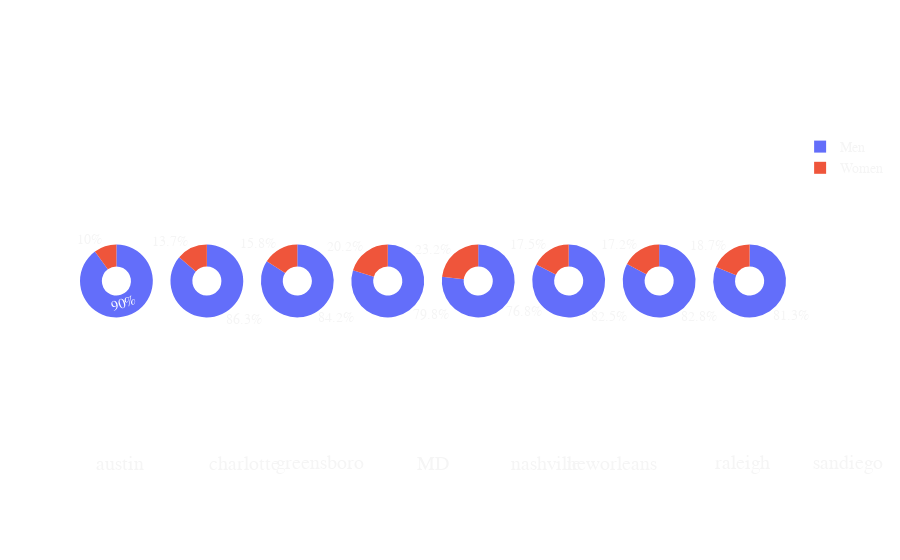

The code cell stored with this chart in its notebook:
### Code cell
list_spec = []
for i in range(len(list_name)):
    list_spec.append({'type':'domain'})

fig = make_subplots(rows=1, cols=len(list_name), specs=[list_spec])
for i in range(len(list_name)):
    fig.add_trace(go.Pie(labels=labels, values=[df["total_f"][i],df["total_m"][i]], name=list_name[i]),1, 1+i)

# Use `hole` to create a donut-like pie chart
fig.update_traces(hole=.4, hoverinfo="label+percent+name")

annotation_circle = []
for i in range(len(list_name)):
    annotation_circle.append(dict(text=list_name[i], x=0.02+i*0.16, y=-0.15, font_size=20, showarrow=False))
    
fig.update_layout(
    # Add annotations in the center of the donut pies.
    font = dict(size=14, family='Courier', color="#F5F5F5"),
    paper_bgcolor='rgba(0,0,0,0)',
    annotations=annotation_circle)
fig.show()
#pio.write_html(fig, file='MenWomenList.html', auto_open=True)

### Figure 1 — Plotly figure (JSON) as saved in the notebook; plotly's stock layout.template omitted (floating-point values rounded to 4 significant figures)
{"data": [{"domain": {"x": [0, 0.1031], "y": [0, 1]}, "hole": 0.4, "hoverinfo": "label+percent+name", "labels": ["Women", "Men"], "name": "austin", "type": "pie", "values": [1509, 13530]}, {"domain": {"x": [0.1281, 0.2312], "y": [0, 1]}, "hole": 0.4, "hoverinfo": "label+percent+name", "labels": ["Women", "Men"], "name": "charlotte", "type": "pie", "values": [12762, 80116]}, {"domain": {"x": [0.2562, 0.3594], "y": [0, 1]}, "hole": 0.4, "hoverinfo": "label+percent+name", "labels": ["Women", "Men"], "name": "greensboro", "type": "pie", "values": [5051, 26884]}, {"domain": {"x": [0.3844, 0.4875], "y": [0, 1]}, "hole": 0.4, "hoverinfo": "label+percent+name", "labels": ["Women", "Men"], "name": "MD", "type": "pie", "values": [5726, 22637]}, {"domain": {"x": [0.5125, 0.6156], "y": [0, 1]}, "hole": 0.4, "hoverinfo": "label+percent+name", "labels": ["Women", "Men"], "name": "nashville", "type": "pie", "values": [29292, 97119]}, {"domain": {"x": [0.6406, 0.7438], "y": [0, 1]}, "hole": 0.4, "hoverinfo": "label+percent+name", "labels": ["Women", "Men"], "name": "neworleans", "type": "pie", "values": [13148, 61978]}, {"domain": {"x": [0.7688, 0.8719], "y": [0, 1]}, "hole": 0.4, "hoverinfo": "label+percent+name", "labels": ["Women", "Men"], "name": "raleigh", "type": "pie", "values": [5735, 27555]}, {"domain": {"x": [0.8969, 1], "y": [0, 1]}, "hole": 0.4, "hoverinfo": "label+percent+name", "labels": ["Women", "Men"], "name": "sandiego", "type": "pie", "values": [2512, 10934]}], "layout": {"annotations": [{"font": {"size": 20}, "showarrow": false, "text": "austin", "x": 0.02, "y": -0.15}, {"font": {"size": 20}, "showarrow": false, "text": "charlotte", "x": 0.18, "y": -0.15}, {"font": {"size": 20}, "showarrow": false, "text": "greensboro", "x": 0.34, "y": -0.15}, {"font": {"size": 20}, "showarrow": false, "text": "MD", "x": 0.5, "y": -0.15}, {"font": {"size": 20}, "showarrow": false, "text": "nashville", "x": 0.66, "y": -0.15}, {"font": {"size": 20}, "showarrow": false, "text": "neworleans", "x": 0.82, "y": -0.15}, {"font": {"size": 20}, "showarrow": false, "text": "raleigh", "x": 0.98, "y": -0.15}, {"font": {"size": 20}, "showarrow": false, "text": "sandiego", "x": 1.14, "y": -0.15}], "autosize": true, "font": {"color": "#F5F5F5", "family": "Courier", "size": 14}, "paper_bgcolor": "rgba(0, 0, 0, 0)"}}
